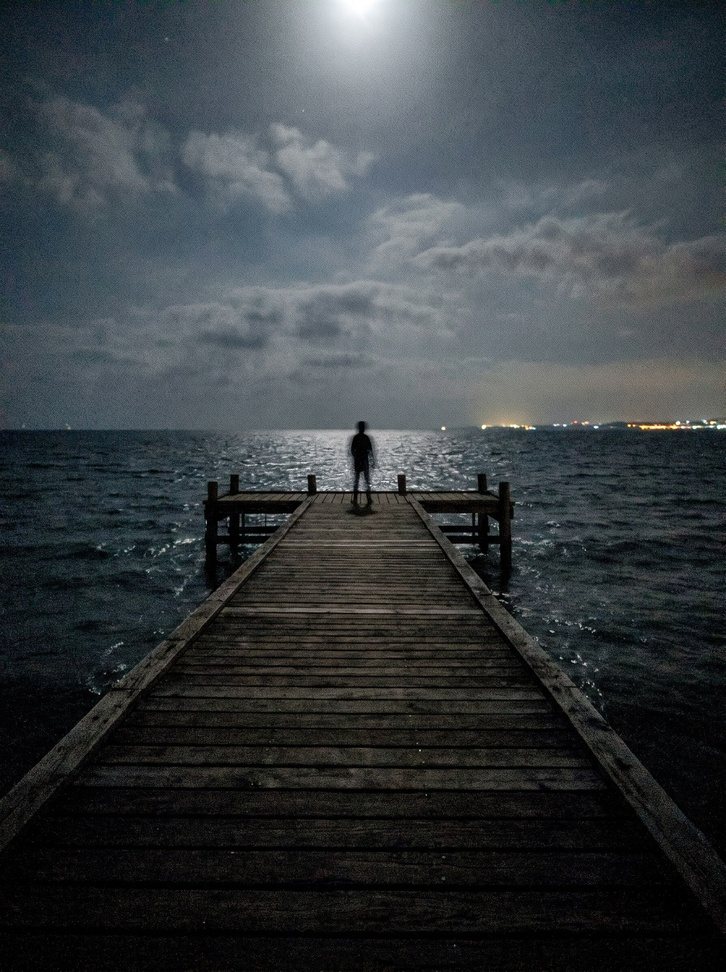
#> input picture art/photos/IMG_0317.jpg, 726 x 972 px, shrunk from 1529 x 2048 before the run
$ python night_grade.py ../art/photos/IMG_0317.jpg out.png 1.0
#> lines starting #> are read from the running program, lines starting #| are printed output that depends on the picture
#!/usr/bin/env python3
"""Turns a too-bright generated photo into a 3 a.m. phone shot: crushes the
exposure, cools and desaturates it, and adds the luminance noise a phone sensor
makes in the dark.   python3 tools/night_grade.py in.jpg [out.jpg] [exposure]"""
import sys
import numpy as np
from PIL import Image

src = sys.argv[1]
out = sys.argv[2] if len(sys.argv) > 2 else src
exposure = float(sys.argv[3]) if len(sys.argv) > 3 else 0.28
im = np.asarray(Image.open(src).convert("RGB"), np.float32) / 255.0
lum = im @ np.array([0.299, 0.587, 0.114], np.float32)
im = im * 0.35 + lum[..., None] * 0.65                 # desaturate
im = im * np.array([0.9, 0.95, 1.08], np.float32)     # cool cast
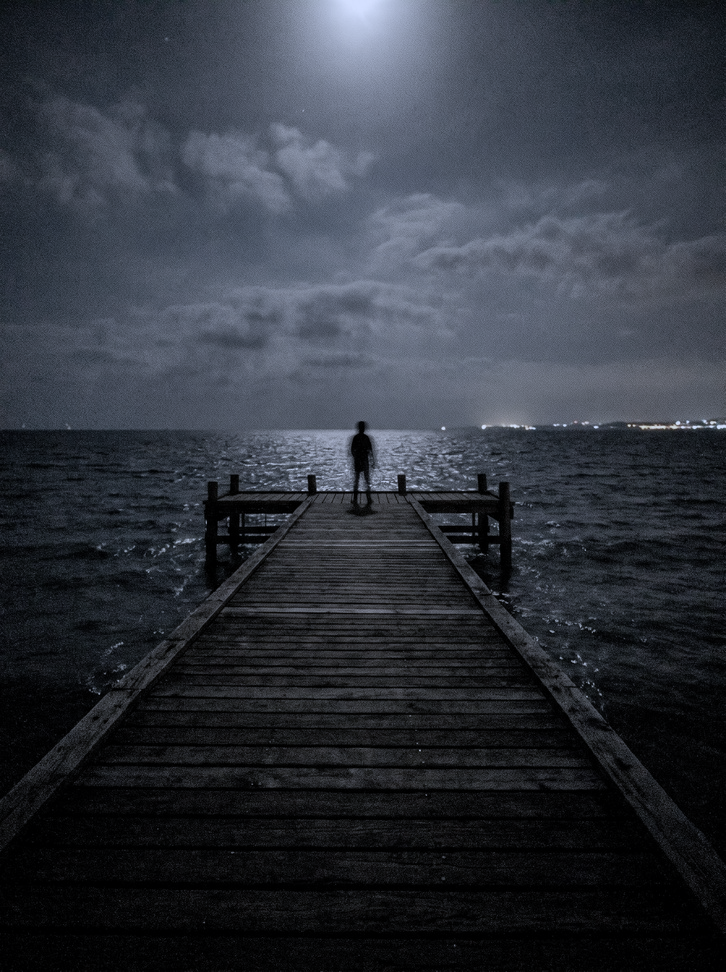
#> im: shape (972, 726, 3) float32; mean R, G, B 0.205, 0.224, 0.259; drawn with min black and max white
im = np.clip(im, 0, 1) ** 1.6 * exposure * 2.2        # crush shadows, darken
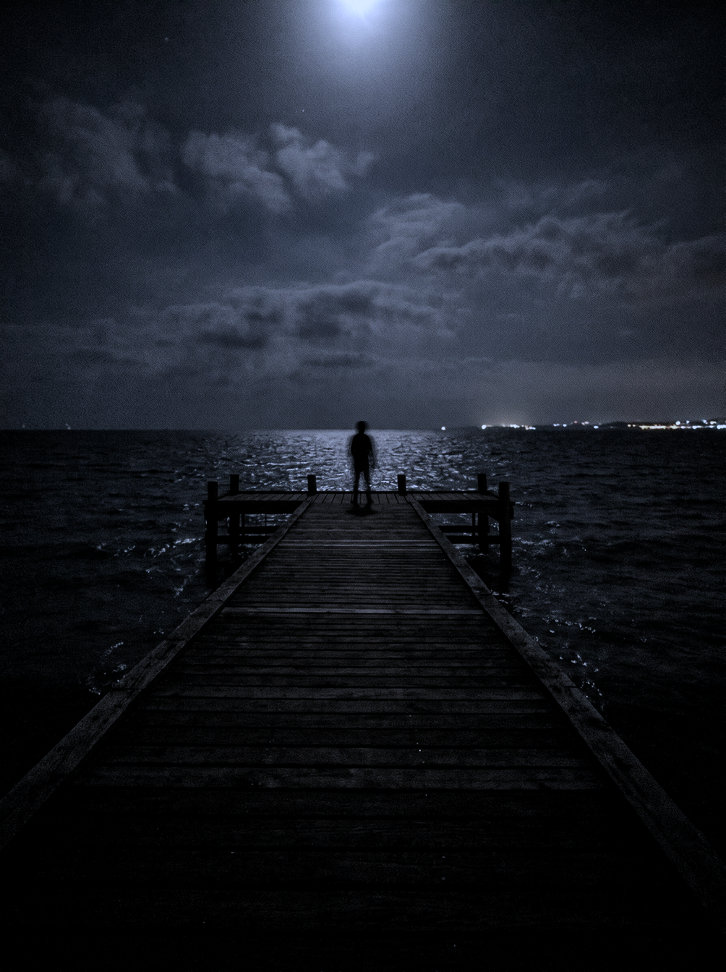
#> im: shape (972, 726, 3) float32; mean R, G, B 0.225, 0.257, 0.325; drawn with min black and max white
rng = np.random.default_rng(3)
im += rng.normal(0, 0.022, im.shape[:2])[..., None] + rng.normal(0, 0.008, im.shape)
Image.fromarray((np.clip(im, 0, 1) * 255).astype(np.uint8)).save(out, quality=88)
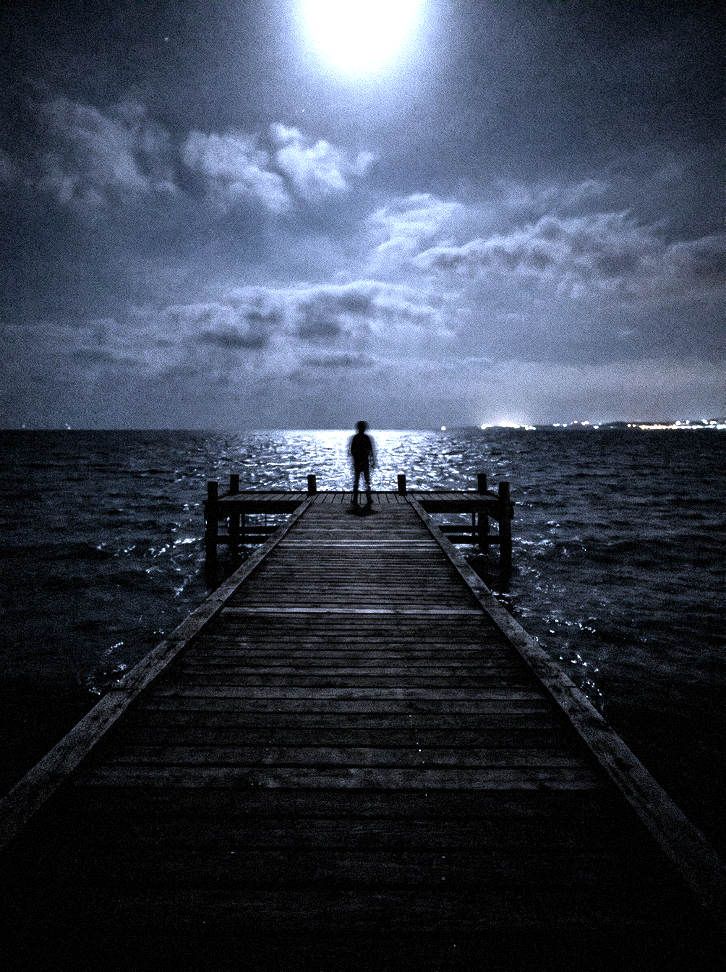
#> saved as out.png: PIL image 726x972 RGB; mean R, G, B 56.7, 64.5, 80
print(out)

$ run again, on art/photos/IMG_0901.jpg
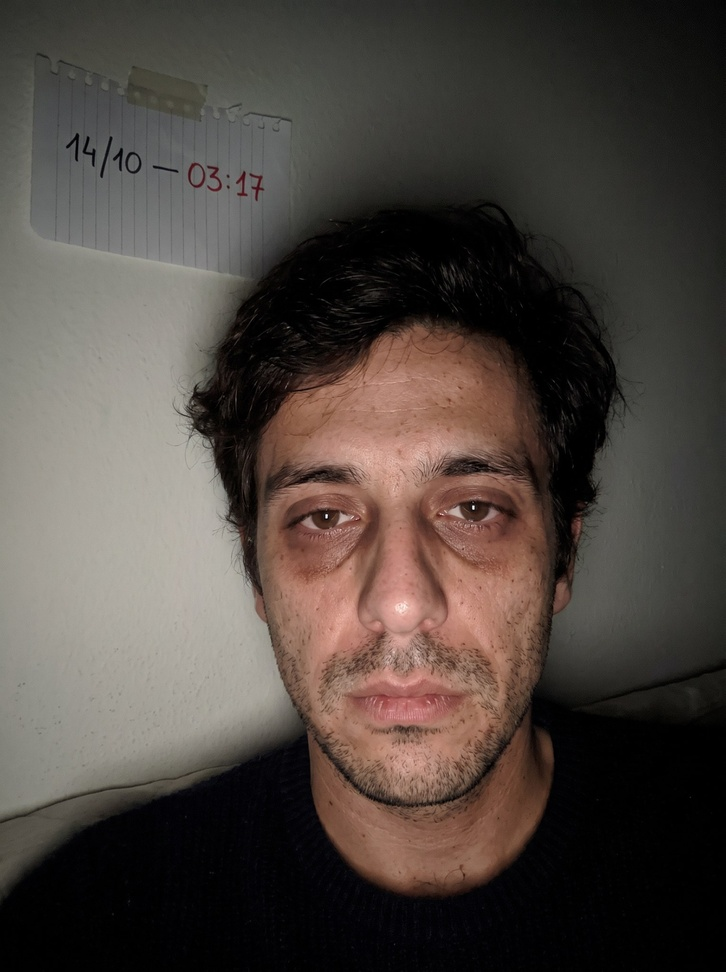
#> input picture art/photos/IMG_0901.jpg, 726 x 972 px, shrunk from 1529 x 2048 before the run
#> `im = np.clip(im, 0, 1) ** 1.6 * exposure * 2.2`:
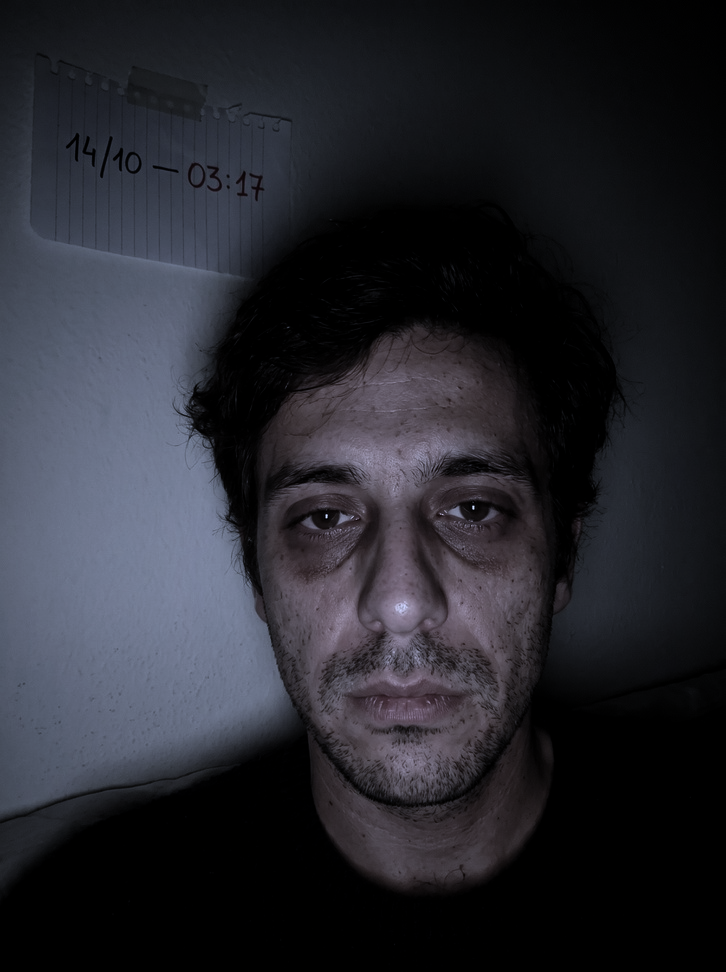
#> im: shape (972, 726, 3) float32; mean R, G, B 0.332, 0.339, 0.397; drawn with min black and max white
#> `Image.fromarray((np.clip(im, 0, 1) * 255).astype(np.uint8)).save(out, ..`:
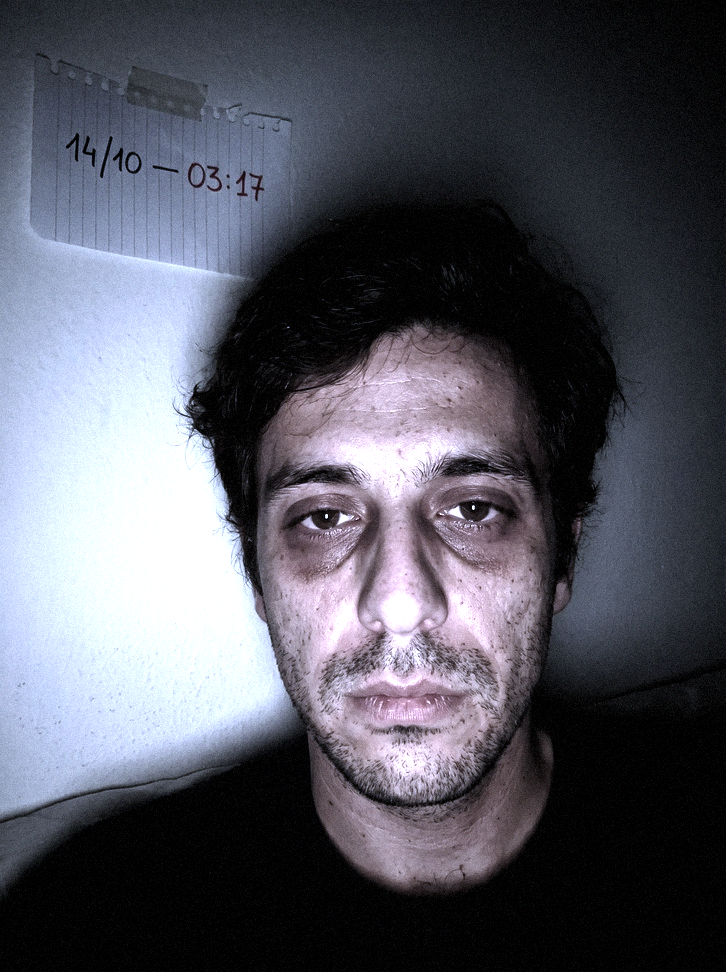
#> saved as out.png: PIL image 726x972 RGB; mean R, G, B 84.5, 85.5, 95.6

$ run again, on art/photos/IMG_1650.jpg
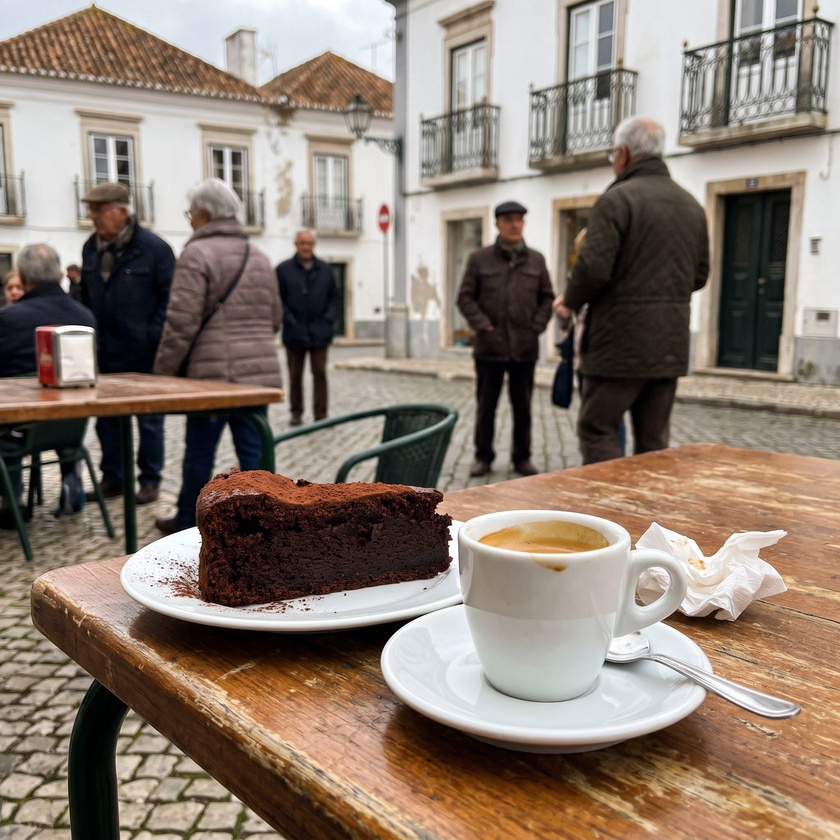
#> input picture art/photos/IMG_1650.jpg, 840 x 840 px, shrunk from 2048 x 2048 before the run
#> `im = np.clip(im, 0, 1) ** 1.6 * exposure * 2.2`:
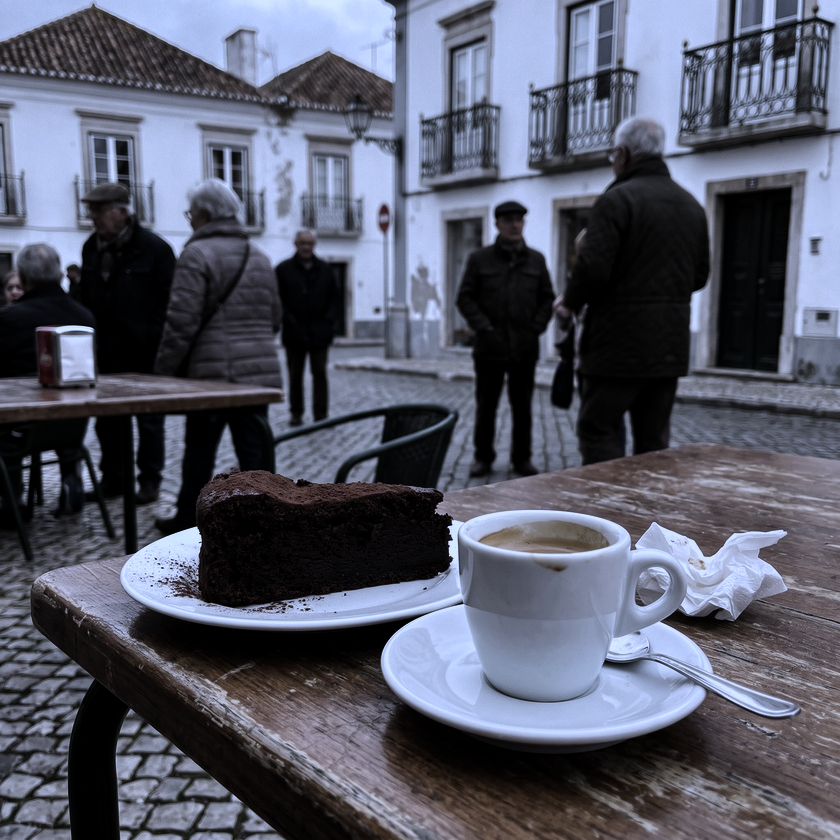
#> im: shape (840, 840, 3) float32; mean R, G, B 0.754, 0.781, 0.914; drawn with min black and max white
#> `Image.fromarray((np.clip(im, 0, 1) * 255).astype(np.uint8)).save(out, ..`:
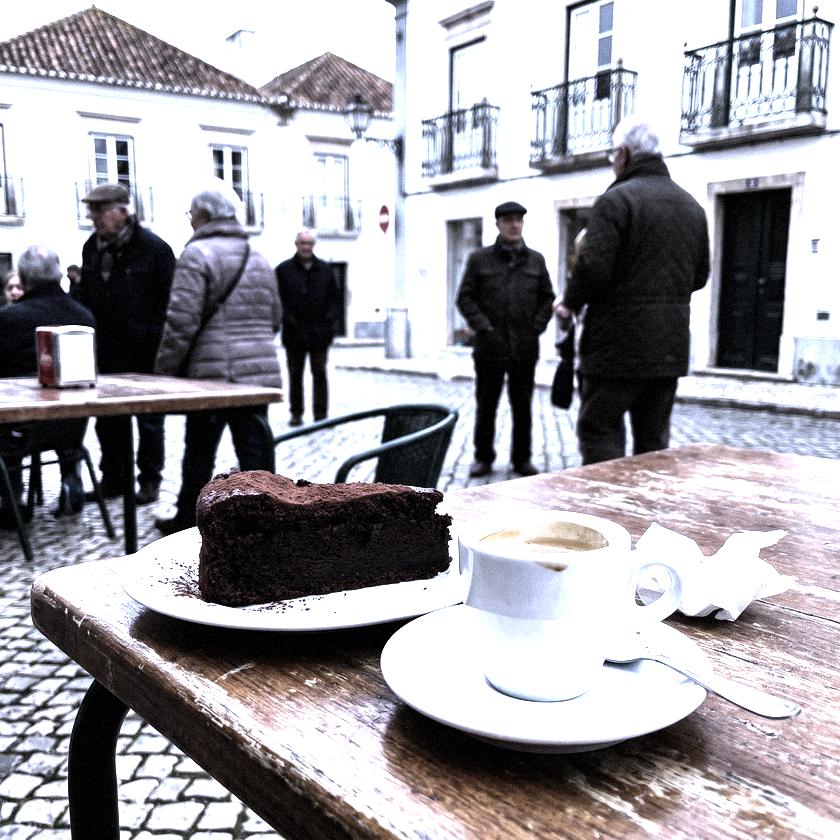
#> saved as out.png: PIL image 840x840 RGB; mean R, G, B 159.9, 158.1, 163.6

$ run again, on art/photos/IMG_1980.jpg
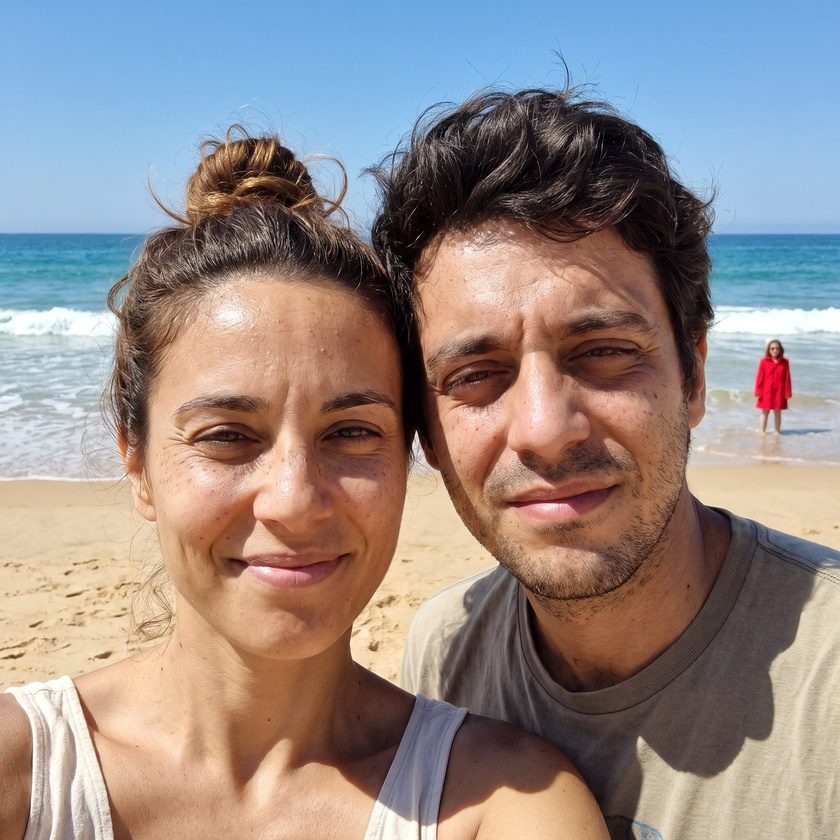
#> input picture art/photos/IMG_1980.jpg, 840 x 840 px, shrunk from 2048 x 2048 before the run
#> `im = np.clip(im, 0, 1) ** 1.6 * exposure * 2.2`:
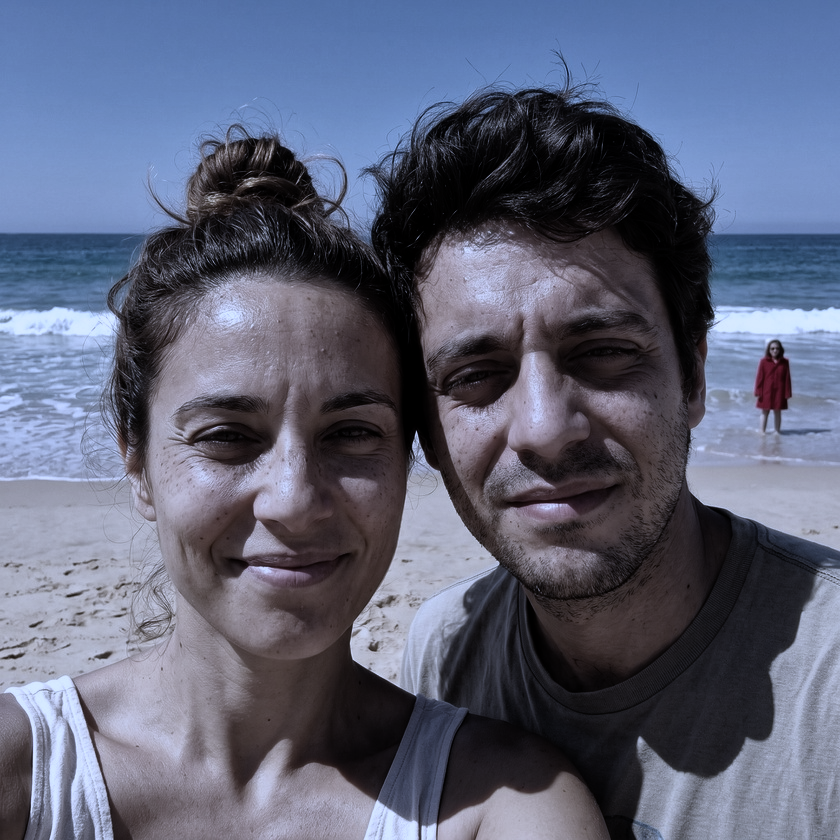
#> im: shape (840, 840, 3) float32; mean R, G, B 0.81, 0.855, 1.04; drawn with min black and max white
#> `Image.fromarray((np.clip(im, 0, 1) * 255).astype(np.uint8)).save(out, ..`:
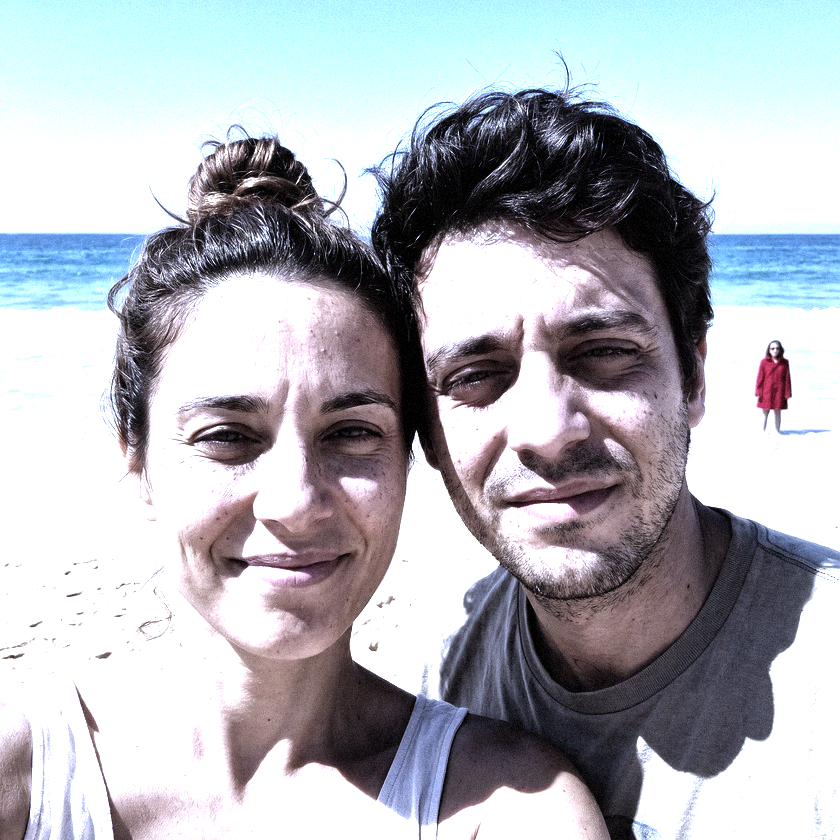
#> saved as out.png: PIL image 840x840 RGB; mean R, G, B 176.7, 179.5, 185.7
